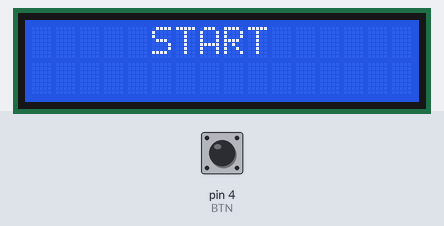
A sketch run on a simulated Arduino Uno, built with avr-gcc and run on an emulated ATmega328P. Shown: 16×2 character LCD. The test bench sets the inputs (shaded band); at power-on: pin 4 (BTN) HIGH. Random numbers use the default seed unless the sketch sets one; what the sketch prints to the serial monitor is not drawn.

Above: at 1.2 s.
1.3 s: pin 4 (BTN) pulled LOW for 0.15 s
At 1.8 s:
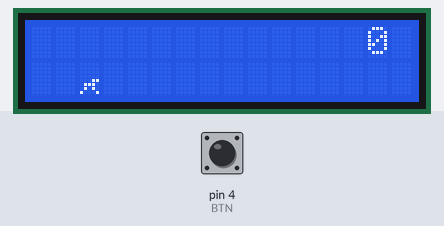
2.0 s: pin 4 (BTN) pulled LOW for 3.2 s
At 3.49 s:
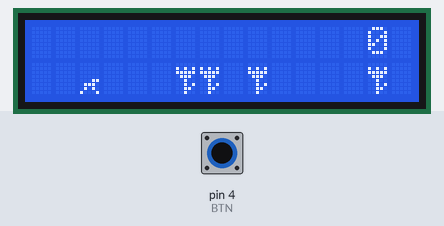
6.7 s: pin 4 (BTN) pulled LOW for 1 s
At 6.76 s:
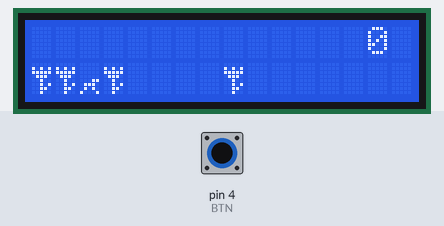
8.3 s: pin 4 (BTN) pulled LOW for 0.15 s
At 8.94 s:
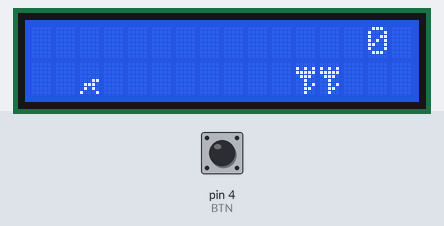
Timing chart, 0 to 10.0 s (numbered marks = the images above; inputs shaded):
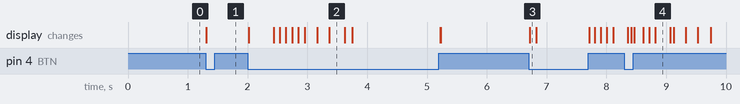

The sketch:

game_V0.2.ino
```cpp
#include <PinChangeInterrupt.h>
#include <PinChangeInterruptBoards.h>
#include <PinChangeInterruptPins.h>
#include <PinChangeInterruptSettings.h>
#include <LiquidCrystal_I2C.h>
#define BTN 4

LiquidCrystal_I2C lcd(0x27, 16, 2);

unsigned long current_time;
unsigned long BTN_pressed = 0;
unsigned long BTN_pressed_time = 0;
unsigned long remember_time3;
unsigned long remember_time4;
int pace = 100;
int obstacle_x_random;
int period = 50;
const int minimal_distance = 5;
int i;
int score = 0;
float j = 16;
int cursor_obstacle_1;
int cursor_obstacle_2;
int cursor_obstacle_3;
int cursor_obstacle_4;
int x = 2;
int jump_y;
bool BTN_S = true;
bool start_game = false;
//ground//
byte customChar0[8] = {
  0b00000,
  0b00000,
  0b00000,
  0b00000,
  0b00000,
  0b00000,
  0b00000,
  0b11111
};
//player
byte customChar1[8] = {
	0b00000,
	0b00000,
	0b00000,
	0b00000,
	0b00011,
	0b01110,
	0b01010,
	0b10001
};
//obstacle
byte customChar2[8] = {
  0b00000,
  0b10101,
  0b11111,
  0b01110,
  0b00100,
  0b00101,
  0b00110,
  0b00100
};

void setup() {
  pinMode(BTN, INPUT_PULLUP);
  lcd.init();
  lcd.backlight();
  Serial.begin(9600);
  lcd.createChar(0, customChar0);
  lcd.createChar(1, customChar1);
  lcd.createChar(2, customChar2);

  attachPCINT(digitalPinToPCINT(BTN), BTN_FN1, CHANGE);
}

void screen_Hz() {
  if (current_time - remember_time3 >= period) {
    remember_time3 = current_time;
    lcd.clear();
    lcd.setCursor(2, jump_y);
    lcd.write((byte)1);
    score_lcd();
    if (cursor_obstacle_1 <= 16) {
      lcd.setCursor(cursor_obstacle_1, 1);
      lcd.write((byte)2);
    }
    if (cursor_obstacle_2 <= 16) {
      lcd.setCursor(cursor_obstacle_2, 1);
      lcd.write((byte)2);
    }
    if (cursor_obstacle_3 <= 16) {
      lcd.setCursor(cursor_obstacle_3, 1);
      lcd.write((byte)2);
    }
    if (cursor_obstacle_4 <= 16) {
      lcd.setCursor(cursor_obstacle_4, 1);
      lcd.write((byte)2);
    }
  }
}

void BTN_FN1() {
  BTN_S = !BTN_S;

  if (start_game == false) {
    start_game = true;
  }
}


void jump(bool BTN_S)
{
  bool timer_running;

  if (BTN_S == true) {
    BTN_pressed = millis();
    timer_running = true;
    BTN_S = false;
  }
  if (timer_running == true) {
    BTN_pressed_time = millis() - BTN_pressed;
  }
  if (BTN_pressed_time > 0 & BTN_pressed_time < 1000) {
    jump_y = 0;
  } else {
    jump_y = 1;
  }
}


void colision() {
  int obstacle_colision[] = { cursor_obstacle_1, cursor_obstacle_2, cursor_obstacle_3, cursor_obstacle_4 };
  for (i = 0; i < 4; i++) {
    if (obstacle_colision[i] == 2) {
      if (jump_y == 1) {
        start_game = false;
        lcd.clear();
        score = 0;
        return;
      }
      if (jump_y == 0) {
        score + 10;
      }
    }
  }
}

void title_screen() {
  if (start_game == false) {
    lcd.setCursor(5, 0);
    lcd.print("START");
  }
}

class obstacle {
public:
  double position_x = 16 + (rand() % 15) + 5;

  double random_position() {
    position_x = 16 + rand() % (rand() % 15) + 5;
    return position_x;
  }
  double position_changing() {
    if (position_x > -2) {
      position_x--;
    }
    if (position_x == -2) {
      random_position();
    }
    return position_x;
  }
};

obstacle obstacle1;
obstacle obstacle2;
obstacle obstacle3;
obstacle obstacle4;

void score_lcd() {
  if (score < 100) {
    lcd.setCursor(14, 0);
    lcd.print(score);
  } else {
    lcd.setCursor(13, 0);
    lcd.print(score);
  }
}

void loop() {
  current_time = millis();
  title_screen();
  if (start_game == true) {
    jump(BTN_S);
    if (current_time - remember_time4 >= pace) {
      remember_time4 = current_time;
      cursor_obstacle_1 = obstacle1.position_changing();
      cursor_obstacle_2 = obstacle2.position_changing();
      cursor_obstacle_3 = obstacle3.position_changing();
      cursor_obstacle_4 = obstacle4.position_changing();
    }
    screen_Hz();
    colision();
    Serial.println(BTN_pressed_time);
  } else {
    return 0;
  }
}
```

Measured:
- after the input at 1.3 s, the display: changes at once (image 1)
- after the input at 6.7 s, the display: changes at once (image 3)
- after the input at 8.3 s, the display: first changes after 0.06 s (image 4 shows a later state)
